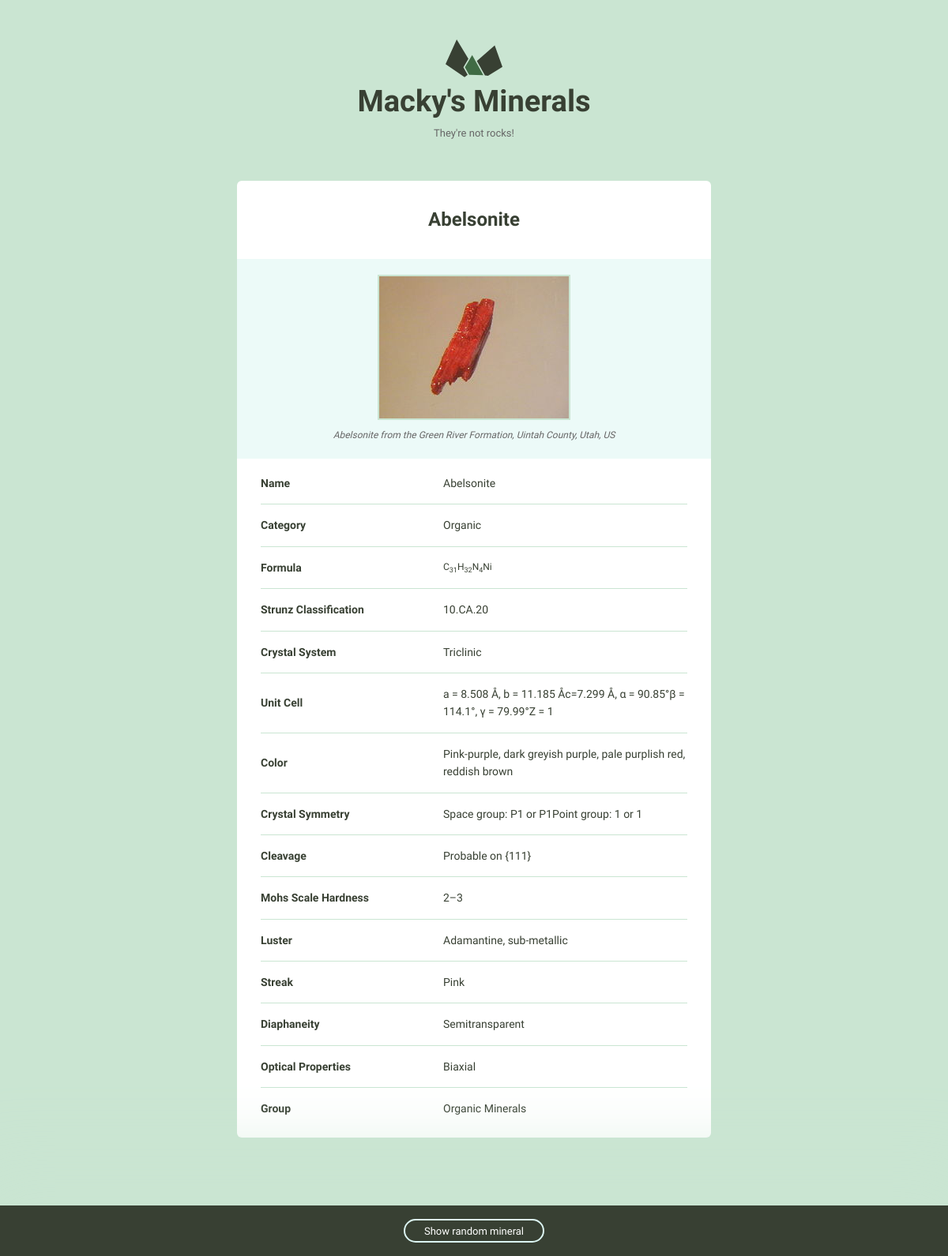
The app's page /minerals/1 with its own data.
### minerals/models.py (models this page shows, shortened)
class Mineral(models.Model):
    name = CharField('name', max_length=255, unique=True)
    image_filename = CharField('image file', max_length=255, blank=True)
    image_caption = CharField('image caption', max_length=255, blank=True)
    category = CharField('category', max_length=255, blank=True)
    formula = CharField('formula', max_length=255, blank=True)
    strunz_classification = CharField('strunz classification',
                                      max_length=255, blank=True)
    crystal_system = CharField('crystal system', max_length=255, blank=True)
    unit_cell = CharField('unit cell', max_length=255, blank=True)
    color = CharField('color', max_length=255, blank=True)
    crystal_symmetry = CharField('crystal symmetry', max_length=255,
                                 blank=True)
    cleavage = CharField('cleavage', max_length=255, blank=True)
    mohs_scale_hardness = CharField('mohs scale hardness', max_length=255,
                                    blank=True)
    luster = CharField('luster', max_length=255, blank=True)
    streak = CharField('streak', max_length=255, blank=True)
    diaphaneity = CharField('diaphaneity', max_length=255, blank=True)
    optical_properties = CharField('optical properties', max_length=255,
                                   blank=True)
    refractive_index = CharField('refractive index', max_length=255,
                                 blank=True)
    crystal_habit = CharField('crystal habit', max_length=255, blank=True)
    specific_gravity = CharField('specific gravity', max_length=255,
                                 blank=True)
    group = CharField('group', max_length=255, blank=True)
    class Meta:
        ordering = ('name',)

### minerals/views.py (the view)
# urls.py: url(r'^(?P<pk>\d+)$', views.mineral_detail, name='detail'),
def mineral_detail(request, pk):
    mineral = get_object_or_404(Mineral, pk=pk)
    mineral.fields = mineral._meta.fields
    return render(request, 'minerals/detail.html', {'mineral': mineral})

### minerals/templatetags/mineral_field.py (called while the page is built)
@register.inclusion_tag('minerals/render_field.html')
def render_mineral_field(mineral, field):
    value = field.value_to_string(mineral)
    return {'value': value, 'field': field}

### minerals/templates/minerals/detail.html (shortened to what this page needs)
{% extends 'base.html' %}
{% load static from staticfiles %}
{% load mineral_field %}
{% block content %}
  <div class="bounds bounds--small">
    <div class="grid-100">
      <a href="{% url 'minerals:list' %}">
        <h1 class="logo__name text-centered">Macky's Minerals</h1>
      </a>
      <p class="logo__text text-centered">They're not rocks!</p>
    </div>
    <div class="grid-100 mineral__container">
      <h1 class="mineral__name">{{ mineral.name|title }}</h1>
      <div class="mineral__image-bg">
        <img class="mineral__image" src="{% static 'minerals/data/images/' %}{{  mineral.name|title }}.jpg">
        <p class="mineral__caption">{{ mineral.image_caption }}</p>
      </div>
      <div class="mineral__table-container">
        <table class="mineral__table">
            {% for field in mineral.fields %}
            {% if field.name != 'image_filename' and field.name != 'image_caption' and field.name != 'id' %}
            {% render_mineral_field mineral field %}
            {% endif %}
            {% endfor %}
        </table>
      </div>
    </div>
  </div>
{% endblock %}

### templates/base.html (shortened to what this page needs)
{% load static from staticfiles %}
<!DOCTYPE html>
<html lang="en">
<head>
    <link rel="stylesheet" href="{% static 'css/global.css' %}">
</head>
<body>
{% block content %}{% endblock %}
  <div class="minerals__random">
    <a class="minerals__anchor" href="{% url 'minerals:random' %}">Show random mineral</a>
  </div>
</body>
</html>

### minerals/templates/minerals/render_field.html
{% if value != '' %}
<tr>
    <td class="mineral__category">{{ field.verbose_name|title }}</td>
    {% if field.name == 'formula' %}
    <td class="mineral__formula">{{ value|safe }}</td>
    {% else %}
    <td>{{ value }}</td>
    {% endif %}
</tr>
{% endif %}

### assets/css/global.css (style rules this page uses)
html { font-family: sans-serif; -ms-text-size-adjust: 100%; -webkit-text-size-adjust: 100%; }
body { margin: 0; }
a { background-color: transparent; }
h1 { font-size: 2em; margin: 0.67em 0; }
sub { font-size: 75%; line-height: 0; position: relative; vertical-align: baseline; bottom: -0.25em; }
img { border: 0; }
svg:not(:root) { overflow: hidden; }
table { border-collapse: collapse; border-spacing: 0; }
td, th { padding: 0; }
html { font-size: 62.5%; }
body { background-color: #CAE5D2; font-size: 1.5em; line-height: 1.6; font-weight: 400; font-family: "Cousine"; color: #666; }
.bounds { max-width: 800px; margin: 0 auto; padding: 50px 0 150px; overflow: hidden; }
.bounds--small { max-width: 600px; padding: 50px 10px 150px; }
.grid, .grid-5, .grid-10, .grid-15, .grid-20, .grid-25, .grid-30, .grid-33, .grid-35, .grid-40, .grid-45, .grid-50, .grid-55, .grid-60, .grid-65, .grid-66, .grid-70, .grid-75, .grid-80, .grid-90, .grid-95, .grid-100 { float: left; box-sizing: border-box; position: relative; }
.grid-100 { width: 100%; padding: 0 15px; }
h1, h2, h3, h4, h5, h6 { margin-top: 0; margin-bottom: 2rem; font-weight: bold; font-family: "Work Sans", sans-serif; color: #384033; }
h1 { font-size: 3.8rem; }
@media (min-width: 550px) { h1 { font-size: 3.8rem; } }
p { margin-top: 0; font-size: 1.6rem; }
a { color: #689b98; text-decoration: none; -webkit-transition: color 0.2s; -moz-transition: color 0.2s; -ms-transition: color 0.2s; -o-transition: color 0.2s; transition: color 0.2s; }
th, td { padding: 15px; text-align: left; border-bottom: 1px solid #e1e1e1; }
th:first-child, td:first-child { padding-left: 0; }
th:last-child, td:last-child { padding-right: 0; }
table, p, ul { margin-bottom: 2.5rem; }
.text-centered { text-align: center; }
.logo { display: block; fill: #384033; position: relative; margin: 0 auto; width: 72px; }
.logo__name { margin-bottom: 0; }
.logo__text { margin-bottom: 50px; font-size: 13px; }
.minerals__anchor { border: solid 2px #DCF5F2; border-radius: 100px; color: #384033; display: block; font-size: 13px; text-align: center; padding: 8px 0 7px 0; width: 100%; transition: background-color 200ms ease-in-out, font-weight 200ms ease-in-out, color 200ms ease-in-out; }
.minerals__random { background-color: #384033; box-shadow: 0 0 100px 50px #CAE5D2; color: #fff; padding: 20px 0 20px 0; position: fixed; bottom: 0; text-align: center; width: 100%; }
.minerals__random .minerals__anchor { display: inline; color: #fff; padding: 6px 24px 5px 24px; }
.mineral__container { background-color: #fff; border-radius: 6px; list-style: none; padding: 0; text-align: center; }
.mineral__name { display: block; width: 100%; margin: 0; font-size: 24px; padding: 30px 0 30px 0; }
.mineral__image { display: block; margin: 0 auto; border: solid 2px #CAE5D2; }
.mineral__image-bg { background-color: #ecfaf8; padding: 20px 0; }
.mineral__caption { font-size: 12px; font-style: italic; padding: 10px 0 0 0; margin: 0; }
.mineral__table { font-size: 14px; color: #384033; }
.mineral__table td { border-color: #CAE5D2; }
.mineral__table tr:last-of-type td { border-bottom: none; padding-bottom: 0; }
.mineral__table-container { padding: 5px 30px 0; }
.mineral__category { font-weight: bold; width: 40%; }
.mineral__formula { font-size: 12px; }
.logo { transition: transform .5s; }

### records on screen
Mineral: name "Abelsonite", name (picture), image_caption "Abelsonite from the Green River Formation, Uintah County, Utah, US", fields "Abelsonite" "Organic" "10.CA.20" "Triclinic" "a = 8.508 Å, b = 11.185 Åc=7.299 Å, α = 90.85°β = 114.1°, γ = 79.99°Z = 1" "Pink-purple, dark greyish purple, pale purplish red, reddish brown" "Space group: P1 or P1Point group: 1 or 1" "Probable on {111}" "2–3" "Adamantine, sub-metallic" "Pink" "Semitransparent" "Biaxial" "Organic Minerals", fields "C 31 H 32 N 4 Ni"

### other values on screen
{{ field.verbose_name|title }} "Name" "Category" "Formula" "Strunz Classification" "Crystal System" "Unit Cell" "Color" "Crystal Symmetry" "Cleavage" "Mohs Scale Hardness" "Luster" "Streak" "Diaphaneity" "Optical Properties" "Group"
